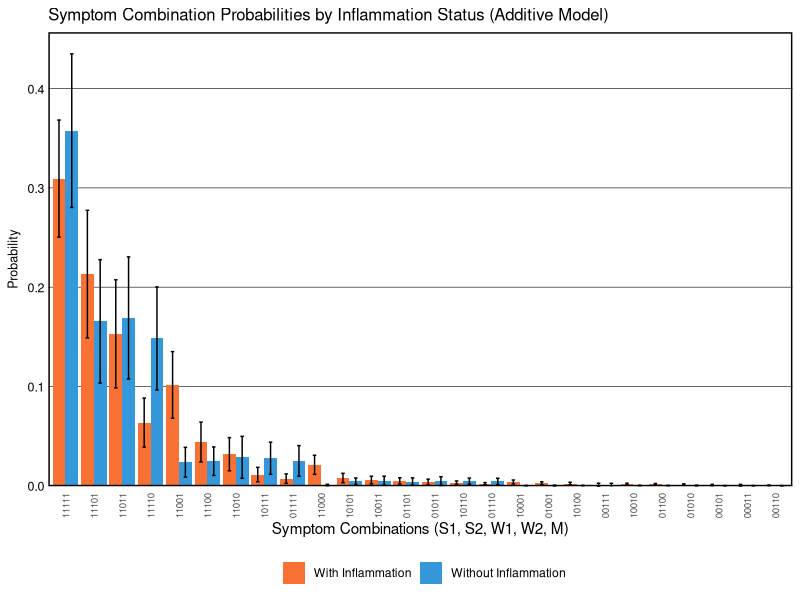

Write the R code that produced this figure.
## ---- chunk 1

## ---- chunk 2
# Load required packages
library(tidyverse)
library(mvtnorm)
library(MASS)
library(flextable)
library(officer)
## ---- chunk 3
# Setting seed for reproducibility
set.seed(123)

# Combinations of binary criteria
combinations <- expand.grid(c(0,1), c(0,1), c(0,1), c(0,1), c(0,1))
## ---- chunk 4
# Function to ensure the values fall between 0 and 4
rescale <- function(x) {
  min_val <- min(x)
  max_val <- max(x)
  return((x - min_val) / (max_val - min_val) * 4)
}
## ---- chunk 5
generate_correlated_binary <- function(n, p1, p2, cor) {
  means <- c(0, 0)
  sigma <- matrix(c(1, cor, cor, 1), 2, 2)
  bvn <- mvrnorm(n, mu = means, Sigma = sigma)
  
  threshold_L <- qnorm(1 - p1)
  threshold_I <- qnorm(1 - p2)
  
  L <- ifelse(bvn[,1] > threshold_L, 1, 0)
  I <- ifelse(bvn[,2] > threshold_I, 1, 0)
  
  return(data.frame(L = L, I = I))
}
## ---- chunk 6
# Function to calculate Shannon index
# Input: vector of probabilities
# Output: Shannon index (using natural logarithm)
calculate_shannon <- function(probabilities) {
  # Only use probabilities > 0 (since log(0) is undefined)
  p <- probabilities[probabilities > 0]
  # Normalize to ensure probabilities sum to 1
  p <- p / sum(p)
  # Calculate Shannon index: H = -sum(p * ln(p))
  H <- -sum(p * log(p))
  return(H)
}
## ---- chunk 7
# Number of individuals and simulations
n <- 10000
n_sims <- 100

# Matrices to accumulate the results of each simulation
results_WITH_inflammation <- matrix(0, ncol = 2^5, nrow = n_sims)
results_WITHOUT_inflammation <- matrix(0, ncol = 2^5, nrow = n_sims)

# Vectors to track sample sizes
n_WITH_inflammation <- numeric(n_sims)
n_WITHOUT_inflammation <- numeric(n_sims)

# Vectors to track symptom severity means
severity_WITH_inflammation <- numeric(n_sims)
severity_WITHOUT_inflammation <- numeric(n_sims)

# Vectors to track Shannon indices for heterogeneity analysis
shannon_WITH_inflammation <- numeric(n_sims)
shannon_WITHOUT_inflammation <- numeric(n_sims)
## ---- chunk 8
for(sim in 1:n_sims) {
  # NEW: Generate correlated binary latent variables L (PTSD) and I (Inflammation)
  latent_vars <- generate_correlated_binary(n, p1 = 0.8, p2 = 0.5, cor = 0.6)
  L <- latent_vars$L
  I <- latent_vars$I
  
# NEW: Simulate symptoms with BOTH L and I effects (additive model)
  # I factors are adjustable based on theoretical assumptions
  
  # Strong indicators - react strongly to PTSD, moderately to Inflammation
  S1 <- rescale(2.0 * L + 0.6 * I + rnorm(n, mean=2, sd=0.5))
  S2 <- rescale(1.8 * L + 0.5 * I + rnorm(n, mean=2, sd=0.5))
  
  # Medium indicator - reacts moderately to both
  M <- rescale(1.2 * L + 0.7 * I + rnorm(n, mean=2, sd=0.8))
  
  # Weak indicators - react weakly to PTSD, varied response to Inflammation
  W1 <- rescale(0.6 * L + 0.5 * I + rnorm(n, mean=2, sd=1))
  W2 <- rescale(0.4 * L + 0.3 * I + rnorm(n, mean=2, sd=1))
  
  
  # Combine into a data frame
  data <- data.frame(L, I, S1, S2, W1, W2, M)
  
  # Creating binary variables for all indicators
  data <- data %>%
    mutate(
      S1_positive = S1 >= 2,
      S2_positive = S2 >= 2,
      W1_positive = W1 >= 2,
      W2_positive = W2 >= 2,
      M_positive = M >= 2
    )
  
  # Calculate a new column that counts how many criteria are met for each individual
  data <- data %>%
    mutate(criteria_met = S1_positive + S2_positive + 
                          W1_positive + W2_positive + 
                          M_positive)
  
# Filter the dataset to keep only those individuals that meet at least 2 criteria
filtered_data <- data %>%
    filter(criteria_met >= 2)
  
# Calculate symptom severity (sum of all 5 symptom ratings)
filtered_data <- filtered_data %>%
  mutate(severity = S1 + S2 + M + W1 + W2)

# Split into inflammation groups
filtered_WITH_I <- filtered_data %>% filter(I == 1)
filtered_WITHOUT_I <- filtered_data %>% filter(I == 0)

# === Severity-based sampling for equal groups ===
# Calculate mean and SD of severity in inflammation group
mean_severity_WITH <- mean(filtered_WITH_I$severity)
sd_severity_WITH <- sd(filtered_WITH_I$severity)

# Define selection range: mean Â± 0.5 SD
lower_bound <- mean_severity_WITH - 0.5 * sd_severity_WITH
upper_bound <- mean_severity_WITH + 0.5 * sd_severity_WITH

# Select non-inflammation individuals within this severity range
filtered_WITHOUT_I_eligible <- filtered_WITHOUT_I %>%
  filter(severity >= lower_bound & severity <= upper_bound)

# Determine sample size (minimum of both groups)
n_sample <- min(nrow(filtered_WITH_I), nrow(filtered_WITHOUT_I_eligible))

# Random sample from both groups to get equal sizes
if(n_sample > 5) {
  filtered_WITH_I <- filtered_WITH_I %>% sample_n(n_sample)
  filtered_WITHOUT_I <- filtered_WITHOUT_I_eligible %>% sample_n(n_sample)
}

# Track sample sizes
n_WITH_inflammation[sim] <- nrow(filtered_WITH_I)
n_WITHOUT_inflammation[sim] <- nrow(filtered_WITHOUT_I)

# Track severity means (to verify matching worked)
severity_WITH_inflammation[sim] <- mean(filtered_WITH_I$severity)
severity_WITHOUT_inflammation[sim] <- mean(filtered_WITHOUT_I$severity)
  
# === Calculate for WITH inflammation group ===
if(nrow(filtered_WITH_I) > 5) {  # Need sufficient data for covariance
    cov_matrix_WITH <- cov(filtered_WITH_I[, c("S1", "S2", "W1", "W2", "M")])
    means_WITH <- colMeans(filtered_WITH_I[, c("S1", "S2", "W1", "W2", "M")])
    
    for(i in 1:nrow(combinations)){
      lower <- as.numeric(ifelse(combinations[i,] == 1, 2, -Inf))
      upper <- as.numeric(ifelse(combinations[i,] == 1, Inf, 2))
      results_WITH_inflammation[sim, i] <- pmvnorm(lower = lower, 
                                                   upper = upper, 
                                                   mean = means_WITH, 
                                                   sigma = cov_matrix_WITH)
    }
}
  
# === Calculate for WITHOUT inflammation group ===
if(nrow(filtered_WITHOUT_I) > 5) {  # Need sufficient data for covariance
    cov_matrix_WITHOUT <- cov(filtered_WITHOUT_I[, c("S1", "S2", "W1", "W2", "M")])
    means_WITHOUT <- colMeans(filtered_WITHOUT_I[, c("S1", "S2", "W1", "W2", "M")])
    
    for(i in 1:nrow(combinations)){
      lower <- as.numeric(ifelse(combinations[i,] == 1, 2, -Inf))
      upper <- as.numeric(ifelse(combinations[i,] == 1, Inf, 2))
      results_WITHOUT_inflammation[sim, i] <- pmvnorm(lower = lower, 
                                                      upper = upper, 
                                                      mean = means_WITHOUT, 
                                                      sigma = cov_matrix_WITHOUT)
    }
  }

# === Calculate Shannon indices for this simulation ===
# Identify which combinations meet diagnostic criteria (>= 2 symptoms)
meets_criteria <- rowSums(combinations) >= 2

# Calculate Shannon index for WITH inflammation group
# Only use probabilities for combinations that meet diagnostic criteria
probs_WITH <- results_WITH_inflammation[sim, meets_criteria]
if(sum(probs_WITH) > 0) {
  shannon_WITH_inflammation[sim] <- calculate_shannon(probs_WITH)
}

# Calculate Shannon index for WITHOUT inflammation group
probs_WITHOUT <- results_WITHOUT_inflammation[sim, meets_criteria]
if(sum(probs_WITHOUT) > 0) {
  shannon_WITHOUT_inflammation[sim] <- calculate_shannon(probs_WITHOUT)
}
}
## ---- chunk 9
# === Process results for WITH inflammation group ===
derived_probs_WITH <- data.frame(
  Combination = paste(combinations[,1], 
                      combinations[,2], 
                      combinations[,3], 
                      combinations[,4], 
                      combinations[,5], sep=""),
  Mean_Probability = apply(results_WITH_inflammation, 2, mean),
  SD_Probability = apply(results_WITH_inflammation, 2, sd),
  Group = "With Inflammation")

# === Process results for WITHOUT inflammation group ===
derived_probs_WITHOUT <- data.frame(
  Combination = paste(combinations[,1], 
                      combinations[,2], 
                      combinations[,3], 
                      combinations[,4], 
                      combinations[,5], sep=""),
  Mean_Probability = apply(results_WITHOUT_inflammation, 2, mean),
  SD_Probability = apply(results_WITHOUT_inflammation, 2, sd),
  Group = "Without Inflammation")

# Combine both groups
derived_probs_combined <- rbind(derived_probs_WITH, derived_probs_WITHOUT)

# Determine which combinations meet 2 out of 5 criteria
derived_probs_combined$MeetsCriteria <- ifelse(rowSums(combinations) >= 2, TRUE, FALSE)

# Filter to only include combinations that meet the criteria
filtered_probs_combined <- derived_probs_combined %>% 
  filter(MeetsCriteria) %>%
  arrange(Group, desc(Mean_Probability))

# Add abbreviations for x-axis
# We'll rank combinations by their average probability across both groups
avg_probs <- derived_probs_combined %>%
  filter(MeetsCriteria) %>%
  group_by(Combination) %>%
  summarise(Avg = mean(Mean_Probability)) %>%
  arrange(desc(Avg))

filtered_probs_combined$Rank <- match(filtered_probs_combined$Combination, avg_probs$Combination)

# Report average sample sizes
cat("Average sample sizes across simulations:\n")
cat("With Inflammation:", round(mean(n_WITH_inflammation), 1), "\n")
cat("Without Inflammation:", round(mean(n_WITHOUT_inflammation), 1), "\n")

# Report average symptom severity (to verify groups are matched)
cat("\nAverage symptom severity across simulations:\n")
cat("With Inflammation:", round(mean(severity_WITH_inflammation), 2), "\n")
cat("Without Inflammation:", round(mean(severity_WITHOUT_inflammation), 2), "\n")

# === Report Shannon Index Results ===
cat("\n=== HETEROGENEITY ANALYSIS (Shannon Index) ===\n")
cat("Shannon Index (With Inflammation):    ", 
    round(mean(shannon_WITH_inflammation), 3), " ± ", 
    round(sd(shannon_WITH_inflammation), 3), "\n", sep="")
cat("Shannon Index (Without Inflammation): ", 
    round(mean(shannon_WITHOUT_inflammation), 3), " ± ", 
    round(sd(shannon_WITHOUT_inflammation), 3), "\n", sep="")
cat("\nDifference (With - Without): ", 
    round(mean(shannon_WITH_inflammation) - mean(shannon_WITHOUT_inflammation), 3), "\n", sep="")
cat("95% CI of difference: [", 
    round(mean(shannon_WITH_inflammation - shannon_WITHOUT_inflammation) - 
          1.96 * sd(shannon_WITH_inflammation - shannon_WITHOUT_inflammation) / sqrt(n_sims), 3), 
    ", ", 
    round(mean(shannon_WITH_inflammation - shannon_WITHOUT_inflammation) + 
          1.96 * sd(shannon_WITH_inflammation - shannon_WITHOUT_inflammation) / sqrt(n_sims), 3), 
    "]\n", sep="")

# Interpretation
cat("\nInterpretation: ")
if(mean(shannon_WITH_inflammation) > mean(shannon_WITHOUT_inflammation)) {
  cat("Higher heterogeneity in the inflammation group (one-to-many mapping).\n")
} else if(mean(shannon_WITH_inflammation) < mean(shannon_WITHOUT_inflammation)) {
  cat("Lower heterogeneity in the inflammation group (one-to-one mapping).\n")
} else {
  cat("No difference in heterogeneity between groups.\n")
}
## ---- chunk 10
# Add MeetsCriteria column to individual dataframes
derived_probs_WITH$MeetsCriteria <- ifelse(rowSums(combinations) >= 2, TRUE, FALSE)
derived_probs_WITHOUT$MeetsCriteria <- ifelse(rowSums(combinations) >= 2, TRUE, FALSE)

# Show ALL results for WITH inflammation
cat("\n=== WITH INFLAMMATION (all combinations meeting criteria) ===\n")
print(derived_probs_WITH %>% 
        filter(MeetsCriteria) %>% 
        arrange(desc(Mean_Probability)))

# Show ALL results for WITHOUT inflammation
cat("\n=== WITHOUT INFLAMMATION (all combinations meeting criteria) ===\n")
print(derived_probs_WITHOUT %>% 
        filter(MeetsCriteria) %>% 
        arrange(desc(Mean_Probability)))
## ---- chunk 11
# Define the theme for the figure
Theme_Figure_1a <- 
  theme(
    plot.title = element_text(size=12),
    axis.title.y = element_text(size=9, 
                                margin = margin(t = 0, r = 0, b = 0, l = 0)),
    axis.text.x = element_text(size = 7, angle = 90, hjust = 1, vjust = 0.5),
    axis.text.y = element_text(size=9, 
                               color = "black", 
                               margin = margin(t = 0, r = 0, b = 0, l = 5)),
    axis.ticks = element_blank(),
    panel.grid.major.x = element_blank(), 
    panel.grid.major.y = element_line(size=.2, 
                                      color="black"), 
    panel.grid.minor.y = element_blank(), 
    panel.border = element_rect(colour = "black", 
                                fill=NA, 
                                size=1),
    panel.background = element_rect(fill = "white"),
    legend.position = "bottom")

# Plot with two colors
ggplot(filtered_probs_combined, aes(x = reorder(Combination, -Mean_Probability), 
                                     y = Mean_Probability,
                                     fill = Group)) +
  geom_bar(stat = "identity", position = position_dodge(width = 0.9)) +
  geom_errorbar(aes(ymin = Mean_Probability - SD_Probability, 
                    ymax = Mean_Probability + SD_Probability), 
                position = position_dodge(width = 0.9),
                width = 0.25) +
  scale_fill_manual(values = c("With Inflammation" = "#F97134", 
                                "Without Inflammation" = "#3498db")) +
  scale_y_continuous(expand = expansion(mult = c(0, 0.05))) +
  labs(title = "Symptom Combination Probabilities by Inflammation Status (Additive Model)", 
       x = "Symptom Combinations (S1, S2, W1, W2, M)", 
       y = "Probability",
       fill = "") + 
  Theme_Figure_1a
